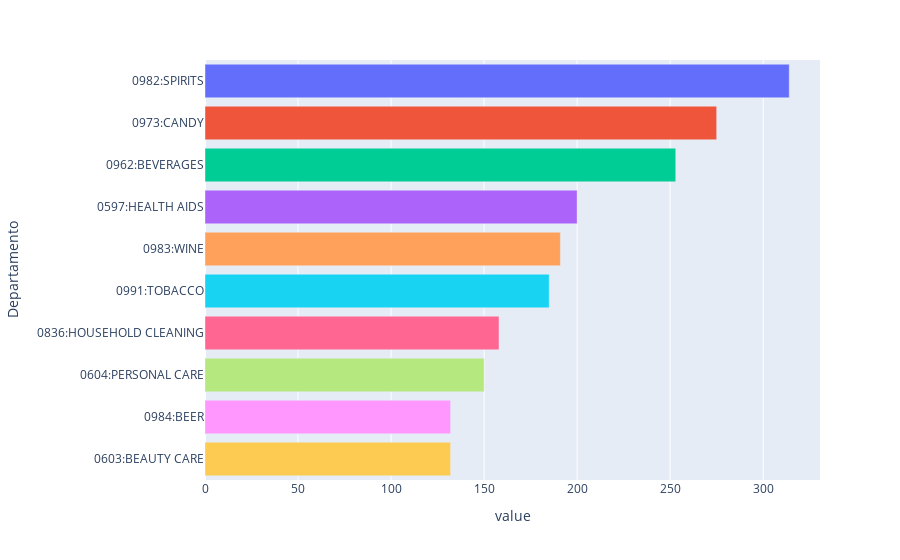

Source (notebook cell):
### Code cell
# Qual o top 10 de departamentos têm o maior volume de transações e maior quantidade de unidades vendidas?
# Parte 1: Volume de Transações

# Quantidade de transações únicas onde cada departamento aparece
contagem_transacoes_por_departamento_top10 = df_transacoes.value_counts('Departamento').head(10)

# Plot
fig_volume_transacoes_top10 = px.bar(contagem_transacoes_por_departamento_top10, color=contagem_transacoes_por_departamento_top10.index, orientation='h')
fig_volume_transacoes_top10.update_layout(showlegend=False)
fig_volume_transacoes_top10.show()

### Figure 1 — Plotly figure (JSON) as saved in the notebook; plotly's stock layout.template omitted (floating-point values rounded to 4 significant figures)
{"data": [{"alignmentgroup": "True", "hovertemplate": "Departamento=%{y}<br>value=%{x}<extra></extra>", "legendgroup": "0982:SPIRITS", "marker": {"color": "#636efa", "pattern": {"shape": ""}}, "name": "0982:SPIRITS", "offsetgroup": "0982:SPIRITS", "orientation": "h", "showlegend": true, "textposition": "auto", "type": "bar", "x": [314], "xaxis": "x", "y": ["0982:SPIRITS"], "yaxis": "y"}, {"alignmentgroup": "True", "hovertemplate": "Departamento=%{y}<br>value=%{x}<extra></extra>", "legendgroup": "0973:CANDY", "marker": {"color": "#EF553B", "pattern": {"shape": ""}}, "name": "0973:CANDY", "offsetgroup": "0973:CANDY", "orientation": "h", "showlegend": true, "textposition": "auto", "type": "bar", "x": [275], "xaxis": "x", "y": ["0973:CANDY"], "yaxis": "y"}, {"alignmentgroup": "True", "hovertemplate": "Departamento=%{y}<br>value=%{x}<extra></extra>", "legendgroup": "0962:BEVERAGES", "marker": {"color": "#00cc96", "pattern": {"shape": ""}}, "name": "0962:BEVERAGES", "offsetgroup": "0962:BEVERAGES", "orientation": "h", "showlegend": true, "textposition": "auto", "type": "bar", "x": [253], "xaxis": "x", "y": ["0962:BEVERAGES"], "yaxis": "y"}, {"alignmentgroup": "True", "hovertemplate": "Departamento=%{y}<br>value=%{x}<extra></extra>", "legendgroup": "0597:HEALTH AIDS", "marker": {"color": "#ab63fa", "pattern": {"shape": ""}}, "name": "0597:HEALTH AIDS", "offsetgroup": "0597:HEALTH AIDS", "orientation": "h", "showlegend": true, "textposition": "auto", "type": "bar", "x": [200], "xaxis": "x", "y": ["0597:HEALTH AIDS"], "yaxis": "y"}, {"alignmentgroup": "True", "hovertemplate": "Departamento=%{y}<br>value=%{x}<extra></extra>", "legendgroup": "0983:WINE", "marker": {"color": "#FFA15A", "pattern": {"shape": ""}}, "name": "0983:WINE", "offsetgroup": "0983:WINE", "orientation": "h", "showlegend": true, "textposition": "auto", "type": "bar", "x": [191], "xaxis": "x", "y": ["0983:WINE"], "yaxis": "y"}, {"alignmentgroup": "True", "hovertemplate": "Departamento=%{y}<br>value=%{x}<extra></extra>", "legendgroup": "0991:TOBACCO", "marker": {"color": "#19d3f3", "pattern": {"shape": ""}}, "name": "0991:TOBACCO", "offsetgroup": "0991:TOBACCO", "orientation": "h", "showlegend": true, "textposition": "auto", "type": "bar", "x": [185], "xaxis": "x", "y": ["0991:TOBACCO"], "yaxis": "y"}, {"alignmentgroup": "True", "hovertemplate": "Departamento=%{y}<br>value=%{x}<extra></extra>", "legendgroup": "0836:HOUSEHOLD CLEANING", "marker": {"color": "#FF6692", "pattern": {"shape": ""}}, "name": "0836:HOUSEHOLD CLEANING", "offsetgroup": "0836:HOUSEHOLD CLEANING", "orientation": "h", "showlegend": true, "textposition": "auto", "type": "bar", "x": [158], "xaxis": "x", "y": ["0836:HOUSEHOLD CLEANING"], "yaxis": "y"}, {"alignmentgroup": "True", "hovertemplate": "Departamento=%{y}<br>value=%{x}<extra></extra>", "legendgroup": "0604:PERSONAL CARE", "marker": {"color": "#B6E880", "pattern": {"shape": ""}}, "name": "0604:PERSONAL CARE", "offsetgroup": "0604:PERSONAL CARE", "orientation": "h", "showlegend": true, "textposition": "auto", "type": "bar", "x": [150], "xaxis": "x", "y": ["0604:PERSONAL CARE"], "yaxis": "y"}, {"alignmentgroup": "True", "hovertemplate": "Departamento=%{y}<br>value=%{x}<extra></extra>", "legendgroup": "0984:BEER", "marker": {"color": "#FF97FF", "pattern": {"shape": ""}}, "name": "0984:BEER", "offsetgroup": "0984:BEER", "orientation": "h", "showlegend": true, "textposition": "auto", "type": "bar", "x": [132], "xaxis": "x", "y": ["0984:BEER"], "yaxis": "y"}, {"alignmentgroup": "True", "hovertemplate": "Departamento=%{y}<br>value=%{x}<extra></extra>", "legendgroup": "0603:BEAUTY CARE", "marker": {"color": "#FECB52", "pattern": {"shape": ""}}, "name": "0603:BEAUTY CARE", "offsetgroup": "0603:BEAUTY CARE", "orientation": "h", "showlegend": true, "textposition": "auto", "type": "bar", "x": [132], "xaxis": "x", "y": ["0603:BEAUTY CARE"], "yaxis": "y"}], "layout": {"barmode": "relative", "legend": {"title": {"text": "Departamento"}, "tracegroupgap": 0}, "margin": {"t": 60}, "showlegend": false, "xaxis": {"anchor": "y", "domain": [0, 1], "title": {"text": "value"}}, "yaxis": {"anchor": "x", "categoryarray": ["0603:BEAUTY CARE", "0984:BEER", "0604:PERSONAL CARE", "0836:HOUSEHOLD CLEANING", "0991:TOBACCO", "0983:WINE", "0597:HEALTH AIDS", "0962:BEVERAGES", "0973:CANDY", "0982:SPIRITS"], "categoryorder": "array", "domain": [0, 1], "title": {"text": "Departamento"}}}}
